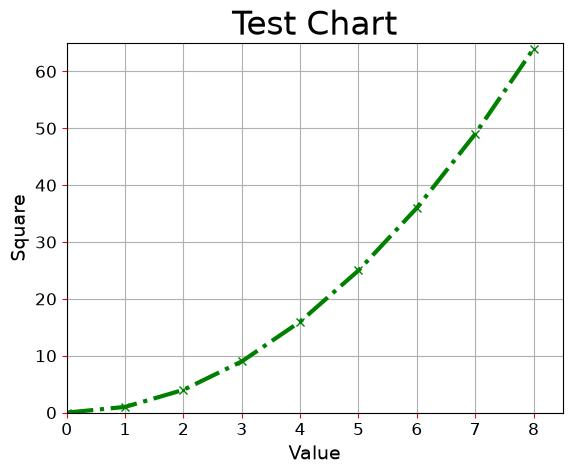

Python code for this plot:
import matplotlib.pyplot as plt

square = [0, 1, 4, 9, 16, 25, 36, 49, 64]

plt.plot(square, 'g-.x', lw=3)
plt.title('Test Chart', fontsize=24)
plt.xlabel('Value', fontsize=14)
plt.ylabel('Square', fontsize=14)

plt.axis([0, 8.5, 0, 65])
plt.xticks(range(9))
plt.yticks(range(0, 61, 10))
plt.tick_params(axis='both', labelsize=12, color='red')
plt.grid()

plt.savefig("ex05.jpg", bbox_inches='tight')
plt.show()
